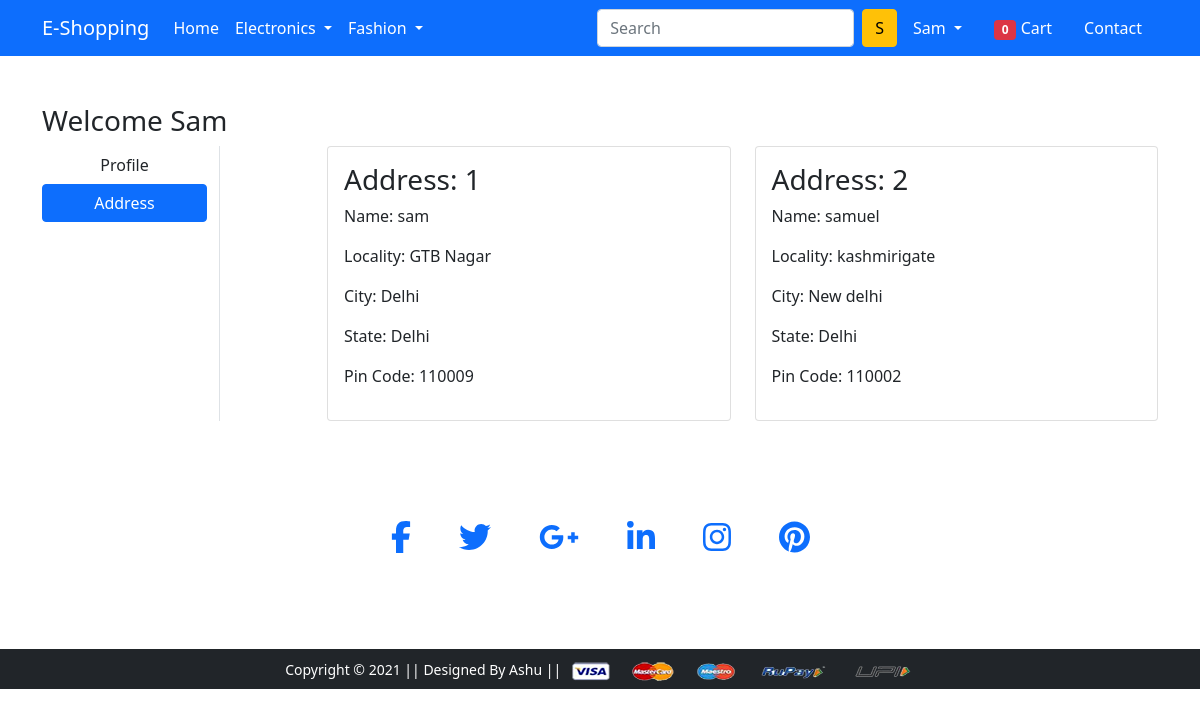
The page /address/ (signed in) on the database its author committed.
### app/models.py (models this page shows, shortened)
class Customer(models.Model):
 user = models.ForeignKey(User, on_delete=models.CASCADE)
 name = models.CharField(max_length=200)
 locality = models.CharField(max_length=200)
 city = models.CharField(max_length=50)
 zipcode = models.IntegerField()
 state = models.CharField(choices=STATE_CHOICES, max_length=50)

### app/views.py (the view)
# urls.py: path('address/', views.address, name='address'),
@login_required
def address(request):
	totalitem = 0
	if request.user.is_authenticated:
		totalitem = len(Cart.objects.filter(user=request.user))
	add = Customer.objects.filter(user=request.user)
	return render(request, 'app/address.html', {'add':add, 'active':'btn-primary', 'totalitem':totalitem})

### app/templates/app/address.html (shortened to what this page needs)
{% extends 'app/base.html' %}
{% load static %}
{% block main-content %}
<div class="container my-5">
 <div class="row">
 <h3>Welcome <span class="text-capitalize">{{request.user}}</span></h3>
  <div class="col-sm-2 border-end">
   <ul class="list-unstyled">
    <li class="d-grid"><a href="{% url 'profile' %}" class="btn">Profile</a></li>
    <li class="d-grid"><a href="{% url 'address' %}" class="btn {{active}}">Address</a></li>
   </ul>
  </div>
  <div class="col-sm-9 offset-sm-1">
   <div class="row">
    {% for ad in add %}
     <div class="col-sm-6">
     <div class="card">
      <div class="card-body">
       <h3>Address: {{ forloop.counter }}</h3>
       <p>Name: {{ad.name}}</p>
       <p>Locality: {{ad.locality}}</p>
       <p>City: {{ad.city}}</p>
       <p>State: {{ad.state}}</p>
       <p>Pin Code: {{ad.zipcode}}</p>
      </div>
     </div>
    </div>
    {% endfor %}
   </div>
  </div>
 </div>
</div>
{% endblock main-content %}

### app/templates/app/base.html (shortened to what this page needs)
<!DOCTYPE html>
{% load static %}
<html lang="en">
  <head>
    <link
      href="https://cdn.jsdelivr.net/npm/bootstrap@5.0.0-beta1/dist/css/bootstrap.min.css"
      rel="stylesheet"
    />
    <link rel="stylesheet" href="{% static 'app/css/owl.carousel.min.css' %}" />
    <link rel="stylesheet" href="{% static 'app/css/all.min.css' %}" />
    <link rel="stylesheet" href="{% static 'app/css/style.css' %}" />
  </head>
  <body>
    <nav class="navbar navbar-expand-lg navbar-dark bg-primary">
      <div class="container">
        <a class="navbar-brand" href="/">E-Shopping</a>
        <div class="collapse navbar-collapse" id="navbarSupportedContent">
          <ul class="navbar-nav me-auto mb-2 mb-lg-0">
            <li class="nav-item">
              <a class="nav-link active" aria-current="page" href="/">Home</a>
            </li>
            <li class="nav-item dropdown">
              <a
                class="nav-link dropdown-toggle text-white"
                href="#"
                id="electronicsDropdown"
                role="button"
                data-bs-toggle="dropdown"
                aria-expanded="false"
              >
                Electronics
              </a>
            </li>
            <li class="nav-item dropdown">
              <a
                class="nav-link dropdown-toggle text-white"
                href="#"
                id="fashionDropdown"
                role="button"
                data-bs-toggle="dropdown"
                aria-expanded="false"
              >
                Fashion
              </a>
            </li>
          </ul>
          <form class="d-flex">
            <input
              class="form-control me-2"
              type="search"
              placeholder="Search"
              aria-label="Search"
            />
            <button class="btn btn-warning" type="submit">S</button>
          </form>
          <div>
            <ul class="navbar-nav me-auto mb-2 mb-lg-0">
              {% if request.user.is_authenticated %}
              <li class="nav-item dropdown mx-2">
                <a
                  class="nav-link dropdown-toggle text-white"
                  href="#"
                  id="profileDropdown"
                  role="button"
                  data-bs-toggle="dropdown"
                  aria-expanded="false">
                  {{request.user.username| capfirst}}
                </a>
              </li>
              <li class="nav-item mx-2">
                <a href="{% url 'showcart' %}" class="nav-link text-white"
                  ><span class="badge bg-danger">{{totalitem}}</span> Cart</a>
              </li>
              {% endif %}
              <li class="nav-item mx-2">
                <a
                  href="/contact/"
                  class="nav-link text-white">Contact</a >
              </li>
            </ul>
          </div>
        </div>
      </div>
    </nav>
    {% block main-content %} {% endblock main-content %}
<footer class="page-footer font-small elegant-color">
  <div class="container">
    <div class="row d-flex justify-content-center">
      <div class="col d-flex justify-content-center my-5 pt-1">
        <a class="fb-ic">
          <i class="fab fa-facebook-f fa-lg white-text mx-3 mx-md-4 fa-2x"> </i>
        </a>
        <a class="tw-ic">
          <i class="fab fa-twitter fa-lg white-text mx-3 mx-md-4 fa-2x"> </i>
        </a>
        <a class="gplus-ic">
          <i class="fab fa-google-plus-g fa-lg white-text mx-3 mx-md-4 fa-2x"> </i>
        </a>
        <a class="li-ic">
          <i class="fab fa-linkedin-in fa-lg white-text mx-3 mx-md-4 fa-2x"> </i>
        </a>
        <a class="ins-ic">
          <i class="fab fa-instagram fa-lg white-text mx-3 mx-md-4 fa-2x"> </i>
        </a>
        <a class="pin-ic">
          <i class="fab fa-pinterest fa-lg white-text mx-3 mx-md-4 fa-2x"> </i>
        </a>
      </div>
    </div>
  </div>
</footer>
    <footer class="container-fluid bg-dark text-center p-2 mt-5">
      <small class="text-white"
        >Copyright &copy; 2021 || Designed By Ashu ||
      </small>
      <img
        src="{% static 'app/images/payment.png' %}"
        alt=""
        srcset=""
        class="img-fluid"
        height="2px"
      />
    </footer>
  </body>
</html>

### rows shown on the page
Customer: name "sam", locality "GTB Nagar", city "Delhi", state "Delhi", zipcode "110009"
Customer: name "samuel", locality "kashmirigate", city "New delhi", state "Delhi", zipcode "110002"

### other values the page prints
{{ request.user.username| capfirst }} "Sam"
{{ totalitem }} "0"
{{ request.user }} "Sam"
